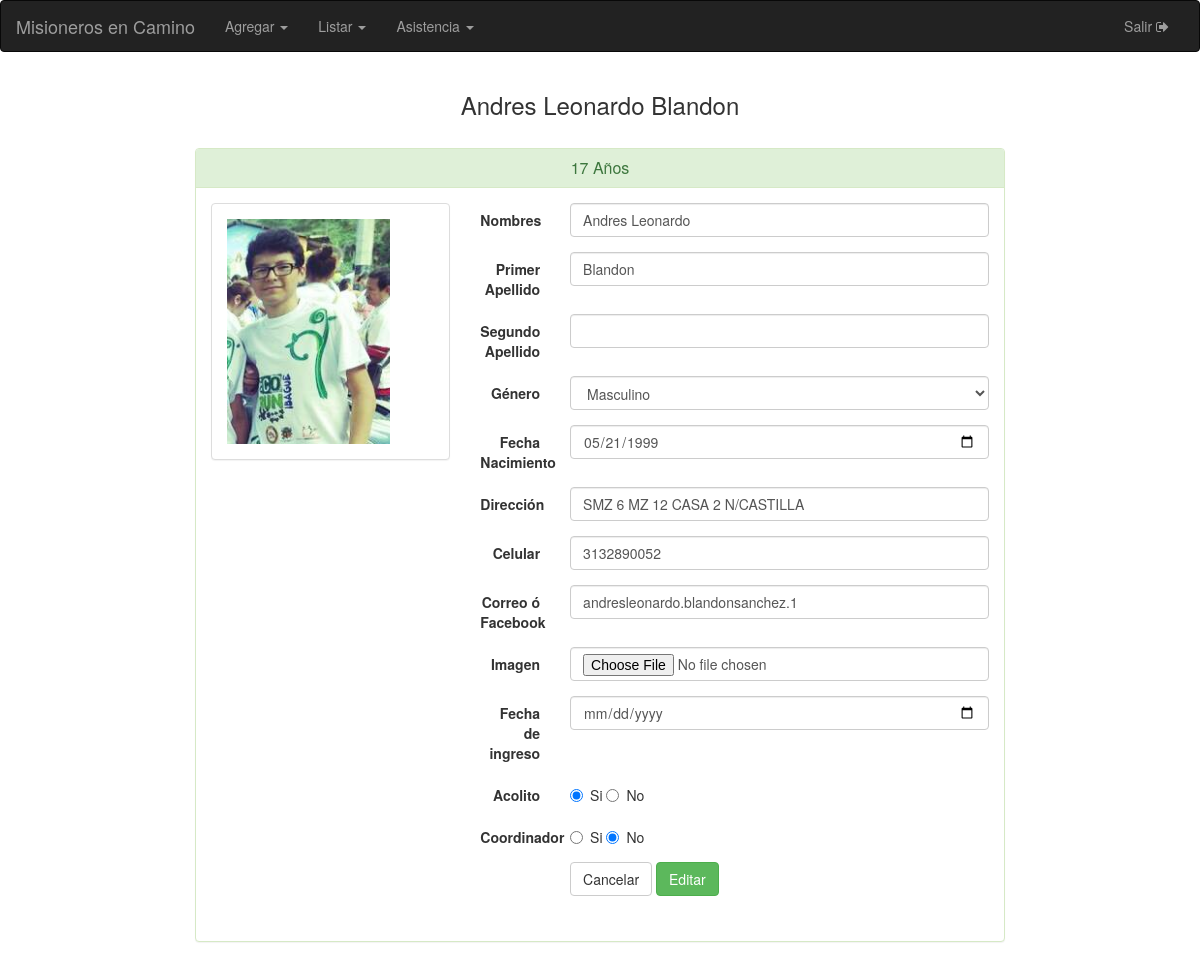
/Integrantes/editar/1 (signed in), run on an earlier commit of the app's database.
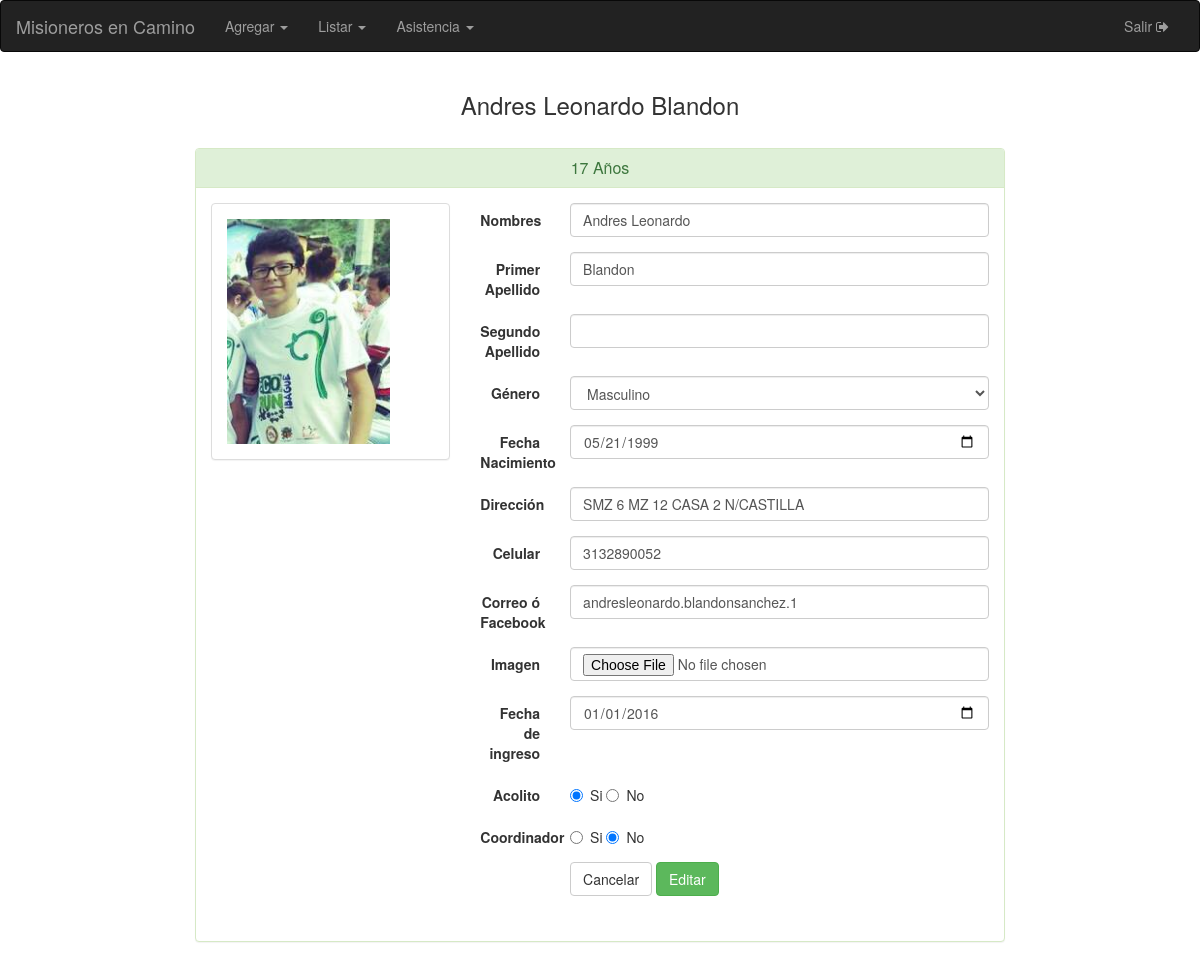
And on a later commit of the database.
### tables this page shows
CREATE TABLE `integrante` (
  `DOCUMENTO` int(12) NOT NULL,
  `NOMBRES` varchar(25) NOT NULL,
  `PRIMER_APELLIDO` varchar(15) NOT NULL,
  `SEGUNDO_APELLIDO` varchar(15) DEFAULT NULL,
  `GENERO` varchar(2) DEFAULT NULL,
  `FECHA_NACIMIENTO` date NOT NULL,
  `DIRECCION` varchar(50) DEFAULT NULL,
  `CELULAR` varchar(200) DEFAULT NULL,
  `CORREO` varchar(50) DEFAULT NULL,
  `ACOLITO` tinyint(1) DEFAULT NULL,
  `COORDINADOR` tinyint(1) DEFAULT NULL,
  `IMAGEN` longtext,
  `FECHA_INGRESO` date DEFAULT NULL,
  `FECHA_REGISTRO` timestamp NOT NULL DEFAULT CURRENT_TIMESTAMP ON UPDATE CURRENT_TIMESTAMP
);

### index.php (called while the page is built, shortened)
<?php
if (isset($_SESSION['app_id'])) {
	require_once "Core/Models/Conexion.php";
}
Core\Config\Enrutador::run(new Core\Config\Request());
?>

### Core/Models/Conexion.php (called while the page is built, shortened)
<?php namespace Core\Models;
	class Conexion{
		private $datos= array (
				"host"=>DB_HOST,
				"user"=>DB_USER,
				"pass"=>DB_PASS,
				"db"=>DB_NAME
			);
		private $db;
		public function __construct()
		{
			$this->db = new \mysqli(
					$this->datos['host'],
					$this->datos['user'],
					$this->datos['pass'],
					$this->datos['db']
				);
			$this->db-> set_charset("utf8");
		}
		public function consultaRetorno($sql){
			$datos = $this->db->query($sql);
			return $datos;
		}
	}
 ?>

### Core/Config/Request.php (called while the page is built, shortened)
<?php namespace Core\Config;
class Request{
	private $metodo;
	private $argumento;
	public function __construct(){
		if(isset($_GET['url'])){
			$ruta = filter_input(INPUT_GET, 'url', FILTER_SANITIZE_URL);
			$ruta = explode("/", $ruta);
			$ruta = array_filter($ruta);
			if($ruta[0] == "index.php"){
				$this->controlador = "Login";
			}else{
				$this->controlador = strtolower(array_shift($ruta));
			}
			$this->metodo = strtolower(array_shift($ruta));
			$this->argumento = $ruta;
		}else{
			$this->controlador = "Login";
			$this->metodo = "index";
		}
	}
	public function getMetodo(){
		return $this->metodo;
	}
	public function getArgumento(){
		return $this->argumento;
	}
}
?>

### Core/Controllers/IntegrantesController.php (called while the page is built, shortened)
<?php namespace Core\Controllers;
class IntegrantesController{
	private $integrante;
	public function __construct(){
		$this->integrante = new Integrante();
	}
	public function editar($id){
		if (!$_POST) {
			$this->integrante->__set("documento", $id);
			$datos=$this->integrante->view();
			return $datos;
		}
	}
}
?>

### Core/Models/Integrante.php (called while the page is built, shortened)
<?php namespace Core\Models;
class Integrante {
	private $documento;
	private $db;
	public function __construct(){
		$this->db = new Conexion();
	}
	public function view(){
		$sql="SELECT i.*, YEAR(CURDATE())-YEAR(i.FECHA_NACIMIENTO) + IF(DATE_FORMAT(CURDATE(),'%m-%d') > DATE_FORMAT(i.FECHA_NACIMIENTO,'%m-%d'), 0, -1) AS EDAD_ACTUAL FROM integrante i WHERE DOCUMENTO='{$this->documento}'";
		$datos = $this->db->consultaRetorno($sql);
		$row = mysqli_fetch_assoc($datos);
		return $row;
	}
}
?>

### HTML/Integrantes/editar.php (the view, shortened to what the changed rows need)
  <html>
  <head>
  	<?php include(HTML_DIR.'/overall/header.php') ?>
  </head>
  <body>
  	<?php include(HTML_DIR.'/overall/nav.php') ?>
  	<div  class="container box-principal">
  		<h3  align="center"><?php echo $datos['NOMBRES'] ." ". $datos['PRIMER_APELLIDO']." ". $datos['SEGUNDO_APELLIDO'] ; ?></h3>
  		<br>
  		<div class="panel panel-success">
  			<div class="panel-heading">
  				<h3 class="panel-title" align="center"> <?php echo  $datos['EDAD_ACTUAL'] . " " . "Años";    ?></h3>
  			</div>
  			<div class="panel-body">
  				<div class="row">
  					<div class="col-md-4">
  						<div class="panel panel-default">
  							<div class="panel-body">
  								<img class="img-responsive" src="<?php echo URL;?>HTML/Integrantes/avatars/<?php echo  !empty($datos['IMAGEN']) ? $datos['IMAGEN'] : 'no-image.png'    ; ?>" required>
  							</div>
  						</div>
  					</div>
  					<div class="col-md-8">
  						<form class="form-horizontal" enctype="multipart/form-data" method="POST">
  							<fieldset>
  								<div class="form-group">
  									<label for="inputNombres" class="col-lg-2 control-label">Nombres</label>
  									<div class="col-lg-10">
  										<input type="text" class="form-control" name="inputNombres" value="<?php echo $datos['NOMBRES']; ?>" required>
  									</div>
  								</div>
  								<div class="form-group">
  									<label for="inputPrimerApellido" class="col-lg-2 control-label">Primer Apellido</label>
  									<div class="col-lg-10">
  										<input type="text" class="form-control" name="inputPrimerApellido" value="<?php echo $datos['PRIMER_APELLIDO']; ?>" required>
  									</div>
  								</div>
  								<div class="form-group">
  									<label for="inputSegundoApellido" class="col-lg-2 control-label">Segundo Apellido</label>
  									<div class="col-lg-10">
  										<input type="text" class="form-control" name="inputSegundoApellido" value="<?php echo $datos['SEGUNDO_APELLIDO']; ?>" >
  									</div>
  								</div>
                  <div class="form-group">
                    <label for="inputFechaNacimiento" class="col-lg-2 control-label">Género</label>
                    <div class="col-lg-10">
                      <select class="form-control" name="selectGenero">
                       <option value="M"  <?php echo ($datos['GENERO']=='M') ? "selected" : NULL ?>>Masculino</option>
                     </select>
                   </div>
                 </div>
                 <div class="form-group">
                   <label for="inputFechaNacimiento" class="col-lg-2 control-label">Fecha Nacimiento</label>
                   <div class="col-lg-10">
                    <input type="date" class="form-control" name="inputFechaNacimiento" value="<?php echo $datos['FECHA_NACIMIENTO']; ?>" required>
                  </div>
                </div>
                <div class="form-group">
                 <label for="inputDireccion" class="col-lg-2 control-label">Dirección</label>
                 <div class="col-lg-10">
                  <input type="text" class="form-control" name="inputDireccion" value="<?php echo $datos['DIRECCION']; ?>" >
                </div>
              </div>
              <div class="form-group">
               <label for="inputCelular" class="col-lg-2 control-label">Celular</label>
               <div class="col-lg-10">
                <input type="text" class="form-control" name="inputCelular" value="<?php echo $datos['CELULAR']; ?>" >
              </div>
            </div>
            <div class="form-group">
             <label for="inputEmail" class="col-lg-2 control-label">Correo ó Facebook</label>
             <div class="col-lg-10">
              <input type="text" class="form-control" name="inputEmail" value="<?php echo $datos['CORREO']; ?>" >
            </div>
          </div>
          <div class="form-group">
           <label for="inputImagen" class="col-lg-2 control-label">Imagen</label>
           <div class="col-lg-10">
            <input type="file" class="form-control" name="inputImagen" >
          </div>
        </div>
        <div class="form-group">
          <label for="inputEmail" class="col-lg-2 control-label">Fecha de ingreso</label>
          <div class="col-lg-10">
            <input type="date" class="form-control" name="fechaIngreso" value="<?php echo $datos['FECHA_INGRESO']; ?>" >
          </div>
        </div>
        <div class="form-group">
         <label class="col-lg-2 control-label">Acolito</label>
         <div class="col-lg-10">
          <div class="radio">
           <label>
            <input type="radio" name="Acolito" id="optionsRadios1" value="1"  <?php echo ($datos['ACOLITO']=='1') ? "checked" : NULL ?> >
            Si
          </label>
          <label>
            <input type="radio" name="Acolito" id="optionsRadios2" value="0"  <?php echo ($datos['ACOLITO']=='0') ? "checked" : NULL ?> >
            No
          </label>
        </div>
      </div>
    </div>
    <div class="form-group">
     <label class="col-lg-2 control-label">Coordinador</label>
     <div class="col-lg-10">
      <div class="radio">
       <label>
        <input type="radio" name="Coordinador" id="optionsRadios1" value="1" <?php echo ($datos['COORDINADOR']=='1') ? "checked" : NULL ?>>
        Si
      </label>
      <label>
        <input type="radio" name="Coordinador" id="optionsRadios2" value="0" <?php echo ($datos['COORDINADOR']=='0') ? "checked" : NULL ?>>
        No
      </label>
    </div>
  </div>
</div>
<div class="form-group">
 <div class="col-lg-10 col-lg-offset-2">
  <button type="reset" class="btn btn-default">Cancelar</button>
  <button type="submit" class="btn btn-success">Editar</button>
</div>
</div>
</fieldset>
</form>
</div>
<div class="col-md-2"></div>
</div>
</div>
</div>
</div>
</body>
</html>

What changed in the data, as far as the page shows it:
changed integrante "Andres Leonardo": fechaIngreso (not shown) → "01/01/2016"
